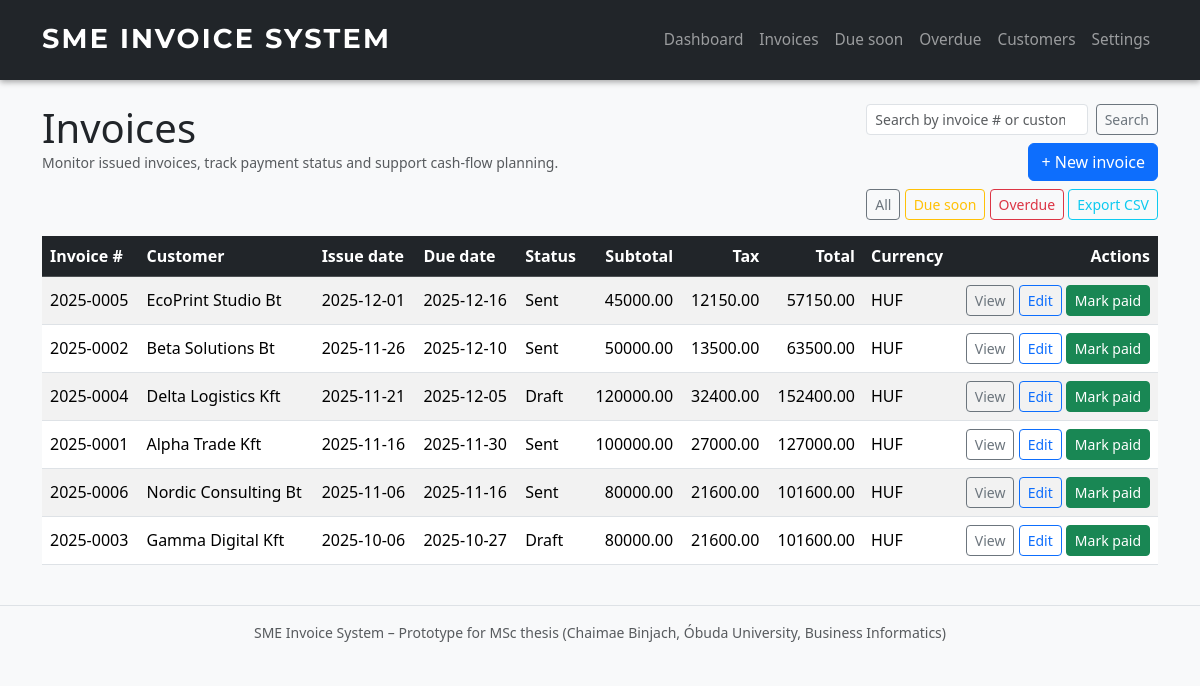
Page /invoices on the committed database.
### app.py (models this page shows, shortened)
class Invoice(db.Model):
    __tablename__ = "invoices"
    id = db.Column(db.Integer, primary_key=True)
    invoice_number = db.Column(db.String(50), unique=True, nullable=False)
    customer_id = db.Column(db.Integer, db.ForeignKey("customers.id"), nullable=False)
    customer = db.relationship("Customer", backref=db.backref("invoices", cascade="all, delete-orphan"))
    issue_date = db.Column(db.Date, default=date.today)
    due_date = db.Column(db.Date, nullable=False)
    status = db.Column(db.String(20), default="Draft")  # Draft / Sent / Paid
    subtotal = db.Column(db.Float, nullable=False)
    tax_amount = db.Column(db.Float, nullable=False)
    total_amount = db.Column(db.Float, nullable=False)
    currency = db.Column(db.String(10), default="HUF")
    notes = db.Column(db.Text)
    items = db.relationship("InvoiceItem", backref="invoice", lazy=True, cascade="all, delete-orphan")

class Customer(db.Model):
    __tablename__ = "customers"
    id = db.Column(db.Integer, primary_key=True)
    name = db.Column(db.String(120), nullable=False)
    tax_number = db.Column(db.String(50))
    address = db.Column(db.String(255))
    email = db.Column(db.String(120))
    phone = db.Column(db.String(50))
    payment_terms_days = db.Column(db.Integer, default=30)
    is_active = db.Column(db.Boolean, default=True)

### app.py (the view, shortened to what this page needs)
@app.route("/invoices")
def list_invoices():
    search_term = request.args.get("q", "").strip()
    query = Invoice.query.join(Customer).order_by(Invoice.issue_date.desc())
    invoices = query.all()
    return render_template(
        "invoices_list.html",
        invoices=invoices,
        view_title="Invoices",
        search_term=search_term,
    )

### templates/invoices_list.html (shortened to what this page needs)
{% extends "base.html" %}  {% block content %}
<div class="d-flex justify-content-between align-items-start mb-3">
  <div>
    <h1 class="mb-0">
       {% if view_title %} {{ view_title }} {% else %} Invoices {% endif %}
    </h1>
    <div class="small text-muted">
      Monitor issued invoices, track payment status and support cash-flow
      planning.
    </div>
  </div>
  <div class="text-end">
    <form class="d-flex mb-2" method="get">
      <input
        class="form-control form-control-sm me-2"
        type="search"
        name="q"
        placeholder="Search by invoice # or customer"
        value="{{ search_term or '' }}"
      />
      <button class="btn btn-sm btn-outline-secondary" type="submit">
        Search
      </button>
    </form>
    <a href="/invoices/new" class="btn btn-primary mb-2">+ New invoice</a><br />
    <a href="/invoices" class="btn btn-outline-secondary btn-sm">All</a>
    <a href="/invoices/due-soon" class="btn btn-outline-warning btn-sm"
      >Due soon</a
    >
    <a href="/invoices/overdue" class="btn btn-outline-danger btn-sm"
      >Overdue</a
    >
    <a href="/export/invoices" class="btn btn-outline-info btn-sm"
      >Export CSV</a
    >
  </div>
</div>
 {% if invoices
%}
<div class="table-responsive">
  <table class="table table-striped table-hover align-middle">
    <thead class="table-dark">
      <tr>
        <th>Invoice #</th>
        <th>Customer</th>
        <th>Issue date</th>
        <th>Due date</th>
        <th>Status</th>
        <th class="text-end">Subtotal</th>
        <th class="text-end">Tax</th>
        <th class="text-end">Total</th>
        <th>Currency</th>
        <th class="text-end">Actions</th>
      </tr>
    </thead>
    <tbody>
      {% for inv in invoices %}
      <tr
        class="{% if inv.status == 'Paid' %} table-success {% elif inv.status == 'Overdue' %} table-danger {% endif %}"
      >
        <td>{{ inv.invoice_number }}</td>
        <td>{{ inv.customer.name }}</td>
        <td>{{ inv.issue_date }}</td>
        <td>{{ inv.due_date }}</td>
        <td>
          {% if inv.status == 'Paid' %}
          <span class="badge bg-success">Paid</span>
          {% else %} {{ inv.status }} {% endif %}
        </td>
        <td class="text-end">{{ "%.2f"|format(inv.subtotal) }}</td>
        <td class="text-end">{{ "%.2f"|format(inv.tax_amount) }}</td>
        <td class="text-end">{{ "%.2f"|format(inv.total_amount) }}</td>
        <td>{{ inv.currency }}</td>
        <td class="text-end">
          <a
            href="/invoices/{{ inv.id }}"
            class="btn btn-sm btn-outline-secondary"
          >
            View
          </a>
          <a
            href="/invoices/{{ inv.id }}/edit"
            class="btn btn-sm btn-outline-primary"
          >
            Edit
          </a>
           {% if inv.status != 'Paid' %}
          <form
            action="/invoices/{{ inv.id }}/mark-paid"
            method="post"
            style="display: inline"
          >
            <button type="submit" class="btn btn-sm btn-success">
              Mark paid
            </button>
          </form>
          {% endif %}
        </td>
      </tr>
      {% endfor %}
    </tbody>
  </table>
</div>
{% else %} {# Shown when there are no invoices in the system at all (fresh
database) #}
<div class="alert alert-info">No invoices found yet.</div>
{% endif %} {% endblock %}

### static/style.css (style rules this page uses)
body { font-family: system-ui, -apple-system, BlinkMacSystemFont, "Segoe UI", sans-serif; }
body.bg-light { background-color: #f5f6fa; }

### rows in the picture
Invoice: invoice_number "2025-0005", customer.name "EcoPrint Studio Bt", issue_date "2025-12-01", due_date "2025-12-16", status "Sent", subtotal "45000.00", tax_amount "12150.00", total_amount "57150.00", currency "HUF"
Invoice: invoice_number "2025-0002", customer.name "Beta Solutions Bt", issue_date "2025-11-26", due_date "2025-12-10", status "Sent", subtotal "50000.00", tax_amount "13500.00", total_amount "63500.00", currency "HUF"
Invoice: invoice_number "2025-0004", customer.name "Delta Logistics Kft", issue_date "2025-11-21", due_date "2025-12-05", status "Draft", subtotal "120000.00", tax_amount "32400.00", total_amount "152400.00", currency "HUF"
Invoice: invoice_number "2025-0001", customer.name "Alpha Trade Kft", issue_date "2025-11-16", due_date "2025-11-30", status "Sent", subtotal "100000.00", tax_amount "27000.00", total_amount "127000.00", currency "HUF"
Invoice: invoice_number "2025-0006", customer.name "Nordic Consulting Bt", issue_date "2025-11-06", due_date "2025-11-16", status "Sent", subtotal "80000.00", tax_amount "21600.00", total_amount "101600.00", currency "HUF"
Invoice: invoice_number "2025-0003", customer.name "Gamma Digital Kft", issue_date "2025-10-06", due_date "2025-10-27", status "Draft", subtotal "80000.00", tax_amount "21600.00", total_amount "101600.00", currency "HUF"

### other values in the picture
{{ view_title }} "Invoices"
